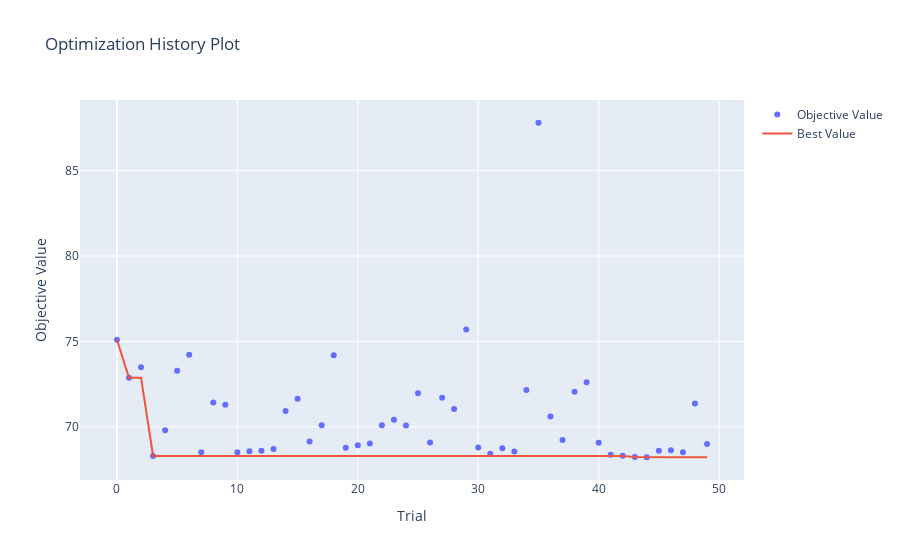
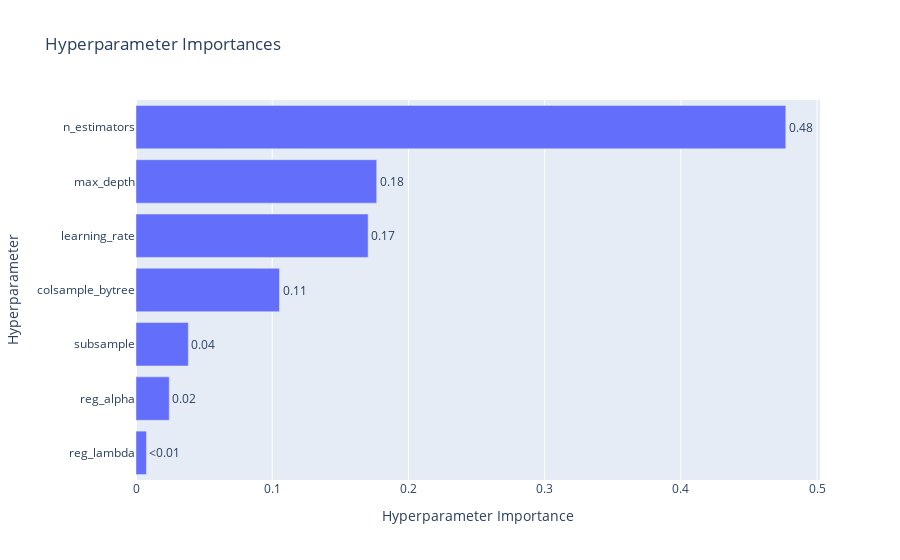

The notebook cell saved with these charts, in order:
### Code cell
import optuna.visualization as vis

vis.plot_optimization_history(study).show()
vis.plot_param_importances(study).show()

### Figure 1 — Plotly figure (JSON) as saved in the notebook; plotly's stock layout.template omitted (floating-point values rounded to 4 significant figures)
{"data": [{"mode": "markers", "name": "Objective Value", "type": "scatter", "x": [0, 1, 2, 3, 4, 5, 6, 7, 8, 9, 10, 11, 12, 13, 14, 15, 16, 17, 18, 19, 20, 21, 22, 23, 24, 25, 26, 27, 28, 29, 30, 31, 32, 33, 34, 35, 36, 37, 38, 39, 40, 41, 42, 43, 44, 45, 46, 47, 48, 49], "y": [75.1, 72.88, 73.5, 68.3, 69.8, 73.29, 74.23, 68.52, 71.43, 71.31, 68.51, 68.57, 68.61, 68.71, 70.93, 71.65, 69.15, 70.1, 74.19, 68.78, 68.94, 69.02, 70.1, 70.42, 70.08, 71.97, 69.09, 71.71, 71.04, 75.71, 68.8, 68.43, 68.75, 68.56, 72.16, 87.8, 70.6, 69.23, 72.06, 72.61, 69.08, 68.37, 68.32, 68.24, 68.23, 68.61, 68.64, 68.52, 71.37, 69.0]}, {"mode": "lines", "name": "Best Value", "type": "scatter", "x": [0, 1, 2, 3, 4, 5, 6, 7, 8, 9, 10, 11, 12, 13, 14, 15, 16, 17, 18, 19, 20, 21, 22, 23, 24, 25, 26, 27, 28, 29, 30, 31, 32, 33, 34, 35, 36, 37, 38, 39, 40, 41, 42, 43, 44, 45, 46, 47, 48, 49], "y": [75.1, 72.88, 72.88, 68.3, 68.3, 68.3, 68.3, 68.3, 68.3, 68.3, 68.3, 68.3, 68.3, 68.3, 68.3, 68.3, 68.3, 68.3, 68.3, 68.3, 68.3, 68.3, 68.3, 68.3, 68.3, 68.3, 68.3, 68.3, 68.3, 68.3, 68.3, 68.3, 68.3, 68.3, 68.3, 68.3, 68.3, 68.3, 68.3, 68.3, 68.3, 68.3, 68.3, 68.24, 68.23, 68.23, 68.23, 68.23, 68.23, 68.23]}, {"marker": {"color": "#cccccc"}, "mode": "markers", "name": "Infeasible Trial", "showlegend": false, "type": "scatter", "x": [], "y": []}], "layout": {"title": {"text": "Optimization History Plot"}, "xaxis": {"title": {"text": "Trial"}}, "yaxis": {"title": {"text": "Objective Value"}}}}

### Figure 2 — Plotly figure (JSON) as saved in the notebook; plotly's stock layout.template omitted (floating-point values rounded to 4 significant figures)
{"data": [{"cliponaxis": false, "hovertemplate": ["reg_lambda (FloatDistribution): 0.007670138500784758<extra></extra>", "reg_alpha (FloatDistribution): 0.024415222285437965<extra></extra>", "subsample (FloatDistribution): 0.03841499496574953<extra></extra>", "colsample_bytree (FloatDistribution): 0.10535053558887246<extra></extra>", "learning_rate (FloatDistribution): 0.17042799130165062<extra></extra>", "max_depth (IntDistribution): 0.1766975594438975<extra></extra>", "n_estimators (IntDistribution): 0.4770235579136073<extra></extra>"], "name": "Objective Value", "orientation": "h", "text": ["<0.01", "0.02", "0.04", "0.11", "0.17", "0.18", "0.48"], "textposition": "outside", "type": "bar", "x": [0.00767, 0.02442, 0.03841, 0.1054, 0.1704, 0.1767, 0.477], "y": ["reg_lambda", "reg_alpha", "subsample", "colsample_bytree", "learning_rate", "max_depth", "n_estimators"]}], "layout": {"title": {"text": "Hyperparameter Importances"}, "xaxis": {"title": {"text": "Hyperparameter Importance"}}, "yaxis": {"title": {"text": "Hyperparameter"}}}}
